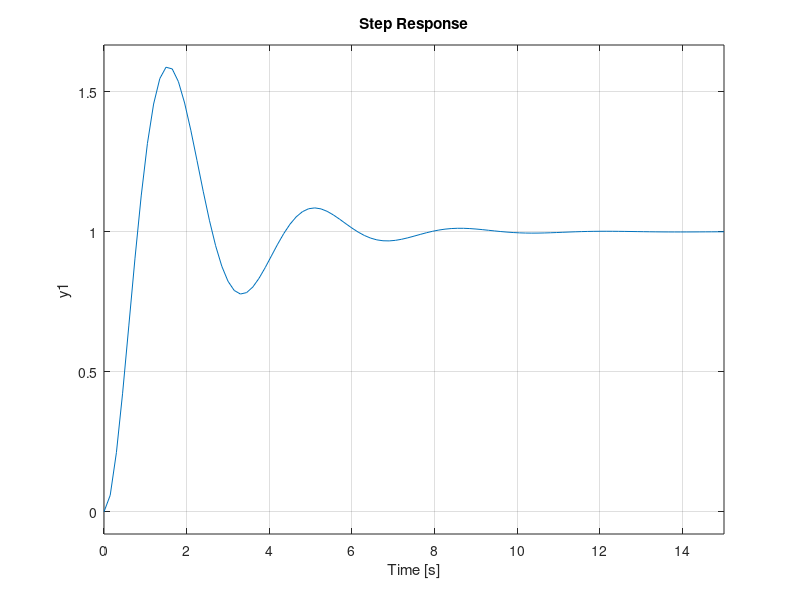

Recreate this plot in MATLAB.
% Closed loop transfer function for Ziegler-Nichols method

G = zpk([],[0 -2 -3], 1)

rlocus(G);

%% Programming the System

Gc = pid(18, 14.0345, 5.771);   % compensator
open_loop_system = G*Gc;        % plant and the compensator
close_loop_system = feedback(open_loop_system,1); % add a unity feedback
step(close_loop_system, 15)         % add a step input